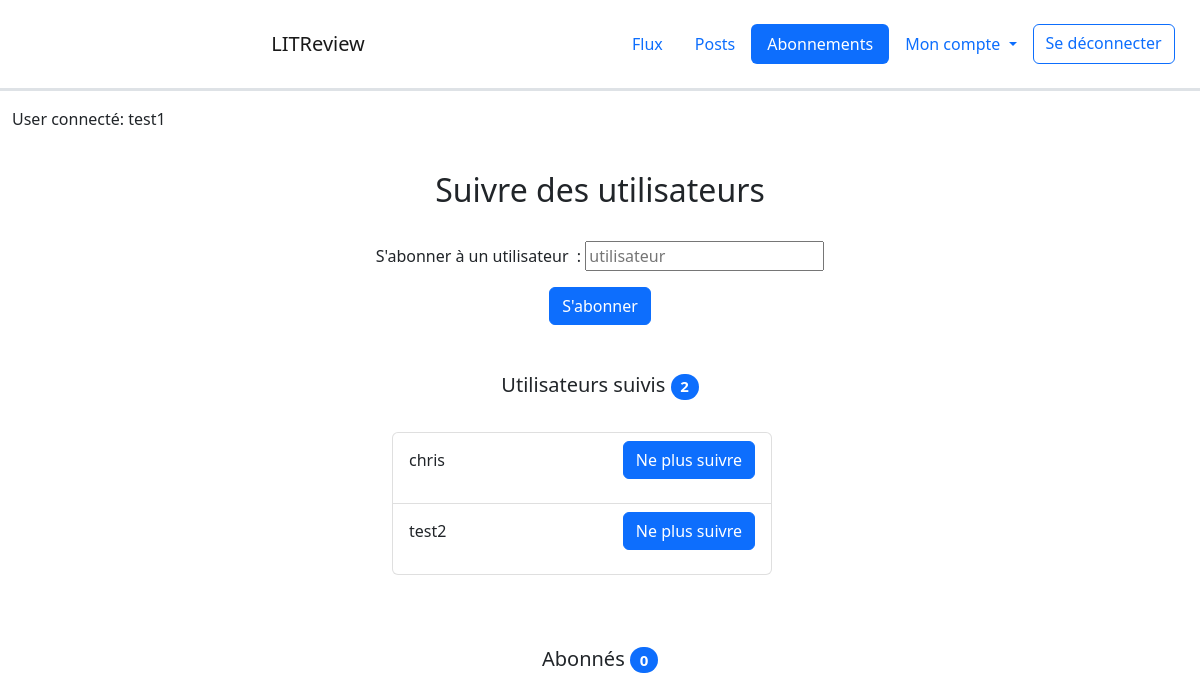
Page /follow-users/ (signed in) on the earlier database version.
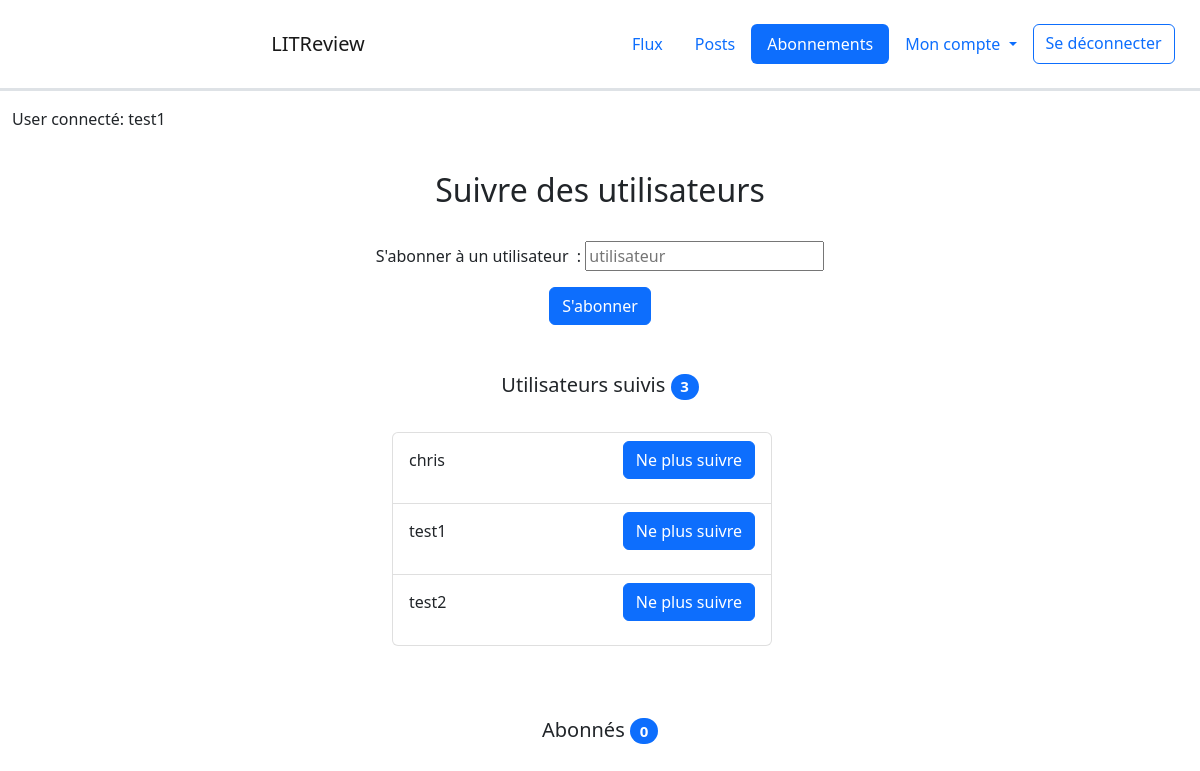
Same page on the later database version.
### authentication/models.py (models this page shows)
class User(AbstractUser):
    follows = models.ManyToManyField(
        'self',
        symmetrical=False,
        verbose_name='Utilisateurs suivis: ',
        through='UserFollows',
        related_name='followed_users'
    )
    followers = models.ManyToManyField(
        'self',
        symmetrical=False,
        verbose_name='Utilisateurs abonnés: ',
        through='UserFollowing',
        related_name='followed_by'
    )

### reviews/views.py (the view)
# urls.py: path('follow-users/', reviews.views.follow_users, name='follow_users'),
@login_required
def follow_users(request):
    followform = forms.FollowForm()
    if request.method == 'POST':
        followform = forms.FollowForm(request.POST)
        if followform.is_valid():
            user_input = followform.cleaned_data['user_input']
            return redirect('follow', user_input)
        return redirect('follow_users')
    context = {
               'followform': followform, }
    return render(request, 'reviews/follow_users_form.html', context=context)

### reviews/forms.py
class FollowForm(forms.Form):
    user_input = forms.CharField(widget=forms.TextInput(attrs={'placeholder': 'utilisateur'}),
                                 label="S'abonner à un utilisateur ")

### reviews/templates/reviews/follow_users_form.html (shortened to what this page needs)
{% extends 'base.html' %}
{% block content %}
<div class="container-fluid">
    <div class="row text-center mb-4">
        <h2 class="mt-4">Suivre des utilisateurs</h2>
    </div>
    <div class="text-center form-inline">
        <form method="post" class="form">
            {{ followform.as_p }}
            <button type="submit" class="btn btn-primary mb-4">S'abonner</button>
        </form>
    </div>
    <div class="row text-center mt-4">
        <h5>Utilisateurs suivis  <span class="badge bg-primary rounded-pill mb-4">{{user.follows.count}}</span></h5>
        <div class="row justify-content-center">
            <ul class="list-group mb-4 col-4">
            {% for u in user.follows.all %}
                <li class="list-group-item d-flex justify-content-between align-items-center">
                    <p>{{ u }}</p>
                    <form method="POST" action="{% url 'unfollow' u %}">
                        <button class="btn btn-primary" type=submit>Ne plus suivre</button>
                    </form>
                </li>
            {% endfor %}
            </ul>
        </div>
    </div>
    <div class="row text-center mt-5">
        <h5>Abonnés <span class="badge bg-primary rounded-pill mb-4">{{user.followers.count}}</span> </h5>
    </div>
</div>
{% endblock content %}

### templates/base.html (shortened to what this page needs)
<html>
    <head>
        <link href="https://cdn.jsdelivr.net/npm/bootstrap@5.2.0-beta1/dist/css/bootstrap.min.css"
              rel="stylesheet"
>
    </head>
    <body>
    <div class="container-fluid">
        <div class="row border-3 d-flex flex-column flex-md-row align-items-center p-3 px-md-4 mb-3 bg-white border-bottom box-shadow">
            <header>
                <nav class="navbar-expand navbar">
                    <a class="navbar-brand col col-6 text-center" href="#">LITReview</a>
                    <div class="collapse navbar-collapse col flex-content-right" id="navbarSupportedContent">
                        <ul class="nav nav-pills flex-column flex-md-row">
                          <li class="nav-item">
                            {% url 'feed' as url %}
                            <a class="nav-link {% if request.path == url %}active{% endif %}" aria-current="page"
                               href="{{ url }}">Flux</a>
                          </li>
                          <li class="nav-item">
                              {% url 'posts' as url %}
                              <a class="nav-link {% if request.path == url %}active{% endif %}"
                                 href="{{ url }}">Posts</a>
                          </li>
                          <li class="nav-item">
                              {% url 'follow_users' as url %}
                              <a class="nav-link {% if request.path == url %}active{% endif %}"
                                 href="{{ url }}">Abonnements</a>
                          </li>
                          <li class="nav-item dropdown">
                              {% url 'password_change' as url %}
                              <a class="nav-link
                              dropdown-toggle"
                                 href="#" id="navbarDropdownMenuLink" role="button"
                                 data-bs-toggle="dropdown" aria-expanded="false">
                                Mon compte
                              </a>
                          </li>
                          <a class="btn btn-outline-primary" href="{% url 'logout' %}">Se déconnecter</a>
                        </ul>
                    </div>
                </nav>
            </header>
        </div>
        {% if request.user.is_authenticated %}
            <p>User connecté: {{ request.user.username }}</p>
        {% endif %}
    </div>
        {% block content %}
        {% endblock content %}
    </body>
</html>

Differences in the rows shown:
now on one of the page's lists (row edited): User: username "test1"
changed User "test1": follows.count "2" → "3"
